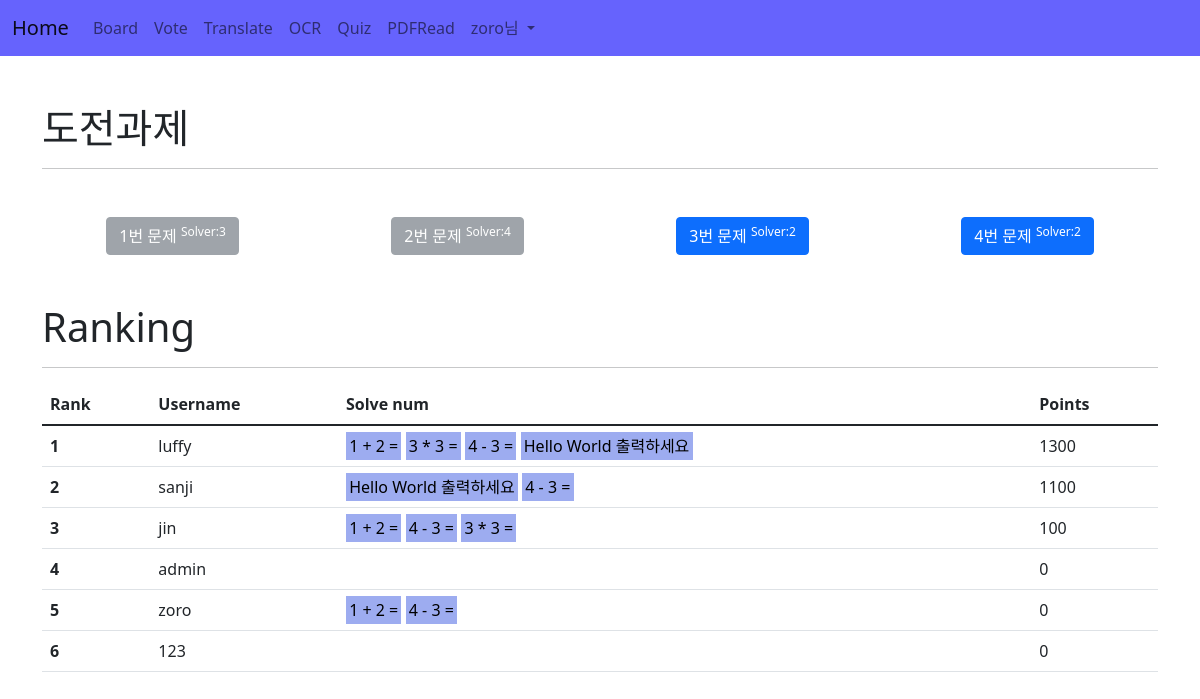
Page /quiz/ (signed in) on the committed database.
### acc/models.py (models this page shows)
class User(AbstractUser):
    userpic = models.ImageField(upload_to="usr/%y", blank=True)
    nickname = models.CharField(max_length=30, blank=True)
    comment = models.TextField(blank=True)
    point = models.IntegerField(default=0)
    pass

### quiz/models.py (models this page shows)
class Quiz(models.Model):
    question = TextField()
    answer = TextField()
    solver = ManyToManyField(User, blank=True)
    point = IntegerField()

### quiz/views.py (the view)
# urls.py: path('', views.index, name="index"),
def index(request):
    q = Quiz.objects.all()
    u = User.objects.all().order_by("-point")
    context = {
        'con' : q,
        'u' : u
    }
    return render(request, "quiz/index.html", context=context)

### template/quiz/index.html (shortened to what this page needs)
{% extends 'base.html' %}
{% block content %}
<div class="container mt-5 mb-5">
    <h1>도전과제</h1>
    <hr>
    <div class="row mt-5 mb-5">
        {% for i in con %}
            <div class="col-lg-3 text-center" style="margin: auto">
                <button  type="button" class="btn {% if user in i.solver.all %} btn-secondary disabled {% else %} btn-primary {% endif %}" data-bs-toggle="modal" data-bs-target="#exampleModal{{ forloop.counter }}">
                    {{ forloop.counter }}번 문제 <sup>Solver:{{ i.solver.all.count }}</sup>
                </button>
            </div>
        {% endfor %}
    </div>
    <h1>Ranking</h1>
    <hr>
    <table class="table">
        <thead>
            <tr>
                <th scope="col">Rank</th>
                <th scope="col">Username</th>
                <th scope="col">Solve num</th>
                <th scope="col">Points</th>
            </tr>
        </thead>
        <tbody>
            {% for i in u %}
                <tr>
                    <th scope="row">{{ forloop.counter }}</th>
                    <td>{{ i.username }}</td>
                    <td>
                        {% for j in i.quiz_set.all %}
                            <mark style="background-color: rgb(157, 172, 240);">{{ j.question }}</mark>
                        {% endfor %}
                    </td>
                    <td>{{ i.point }}</td>
                </tr>
            {% endfor %}
        </tbody>
    </table>
</div>
{% endblock %}

### template/base.html (shortened to what this page needs)
<!doctype html>
<html lang="en">
<head>
    <link href="https://cdn.jsdelivr.net/npm/bootstrap@5.1.1/dist/css/bootstrap.min.css" rel="stylesheet">
</head>
<body>
    {% if request.user.is_authenticated %}
    <nav class="navbar navbar-expand-lg navbar-light" style="background-color: #3c38fdc7;">
        <div class="container-fluid">
        <a class="navbar-brand" href="{% url 'acc:index' %}">Home</a>
        <div class="collapse navbar-collapse" id="navbarNavDropdown">
            <ul class="navbar-nav">
                <li class="nav-item">
                    <a class="nav-link" href="{% url 'board:index' %}">Board</a>
                </li>
                <li class="nav-item">
                    <a class="nav-link" href="{% url 'vote:index' %}">Vote</a>
                </li>
                <li class="nav-item">
                    <a class="nav-link" href="{% url 'trans:index' %}">Translate</a>
                </li>
                <li class="nav-item">
                    <a class="nav-link" href="{% url 'ocr:index' %}">OCR</a>
                </li>
                <li class="nav-item">
                    <a class="nav-link" href="{% url 'quiz:index' %}">Quiz</a>
                </li>
                <li class="nav-item">
                    <a class="nav-link" href="{% url 'pdfread:index' %}">PDFRead</a>
                </li>
                <li class="nav-item dropdown">
                    <a class="nav-link dropdown-toggle" href="#" id="navbarDropdown" role="button" data-bs-toggle="dropdown" aria-expanded="false">
                    {{ user.username }}님
                    </a>
                </li>
            </ul>
        </div>
        </div>
    </nav>
    {% block content %}
    {% endblock %}
    {% endif %}
</body>
</html>

### rows in the picture
User: username "zoro", point "0"
Quiz: solver.all.count "3", question "1 + 2 ="
Quiz: solver.all.count "4", question "4 - 3 ="
Quiz: solver.all.count "2", question "Hello World 출력하세요"
Quiz: solver.all.count "2", question "3 * 3 ="
User: username "luffy", point "1300"
User: username "sanji", point "1100"
User: username "jin", point "100"
User: username "admin", point "0"
User: username "123", point "0"
